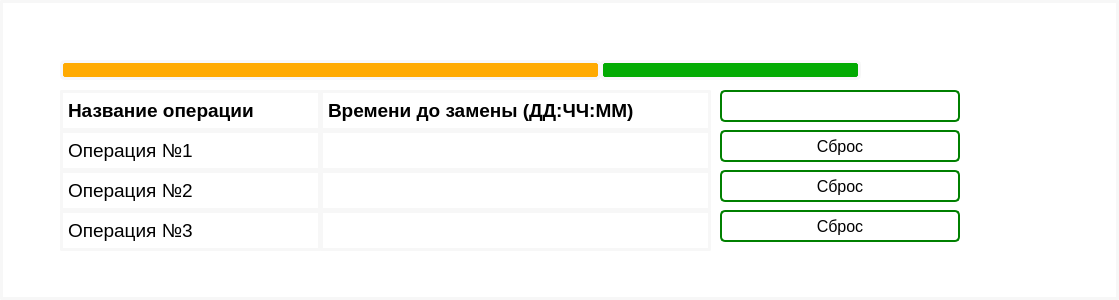
<?xml version="1.0" encoding="UTF-8"?>
<ui version="4.0">
 <class>Form</class>
 <widget class="QWidget" name="Form">
  <property name="geometry">
   <rect>
    <x>0</x>
    <y>0</y>
    <width>1119</width>
    <height>300</height>
   </rect>
  </property>
  <property name="windowTitle">
   <string>Form</string>
  </property>
  <property name="styleSheet">
   <string notr="true">background-color: white ;
border-radius:2px;
border: 3px solid rgb(247, 247, 247);</string>
  </property>
  <widget class="QFrame" name="frame_2">
   <property name="geometry">
    <rect>
     <x>60</x>
     <y>60</y>
     <width>541</width>
     <height>20</height>
    </rect>
   </property>
   <property name="maximumSize">
    <size>
     <width>16777215</width>
     <height>20</height>
    </size>
   </property>
   <property name="styleSheet">
    <string notr="true">background-color: rgb(255, 170, 0);
border-radius:5px;</string>
   </property>
   <property name="frameShape">
    <enum>QFrame::StyledPanel</enum>
   </property>
   <property name="frameShadow">
    <enum>QFrame::Raised</enum>
   </property>
  </widget>
  <widget class="QPushButton" name="stat_buttom_3">
   <property name="geometry">
    <rect>
     <x>720</x>
     <y>210</y>
     <width>240</width>
     <height>32</height>
    </rect>
   </property>
   <property name="font">
    <font>
     <family>Segoe UI</family>
     <pointsize>12</pointsize>
    </font>
   </property>
   <property name="styleSheet">
    <string notr="true">QPushButton {
	background-color: white ;
	border-radius:5px;
	color: black;
	border: 2px solid rgb(247, 247, 247);
	border-color: green
}

QPushButton:hover {
	border: 2px solid rgb(247, 247, 247);
	border-color: orange;
}

QPushButton:pressed {
	background-color: rgb(88, 88, 88);
}
</string>
   </property>
   <property name="text">
    <string>Сброс</string>
   </property>
  </widget>
  <widget class="QPushButton" name="stat_buttom_4">
   <property name="geometry">
    <rect>
     <x>720</x>
     <y>90</y>
     <width>240</width>
     <height>32</height>
    </rect>
   </property>
   <property name="font">
    <font>
     <family>Segoe UI</family>
     <pointsize>12</pointsize>
    </font>
   </property>
   <property name="styleSheet">
    <string notr="true">QPushButton {
	background-color: white ;
	border-radius:5px;
	color: black;
	border: 2px solid rgb(247, 247, 247);
	border-color: green
}

QPushButton:hover {
	border: 2px solid rgb(247, 247, 247);
	border-color: orange;
}

QPushButton:pressed {
	background-color: rgb(88, 88, 88);
}
</string>
   </property>
   <property name="text">
    <string/>
   </property>
  </widget>
  <widget class="QLabel" name="label_64">
   <property name="geometry">
    <rect>
     <x>320</x>
     <y>170</y>
     <width>391</width>
     <height>41</height>
    </rect>
   </property>
   <property name="font">
    <font>
     <family>Segoe UI</family>
     <pointsize>14</pointsize>
    </font>
   </property>
   <property name="text">
    <string/>
   </property>
  </widget>
  <widget class="QLabel" name="label_65">
   <property name="geometry">
    <rect>
     <x>60</x>
     <y>170</y>
     <width>261</width>
     <height>41</height>
    </rect>
   </property>
   <property name="font">
    <font>
     <family>Segoe UI</family>
     <pointsize>14</pointsize>
    </font>
   </property>
   <property name="text">
    <string>Операция №2</string>
   </property>
  </widget>
  <widget class="QLabel" name="label_62">
   <property name="geometry">
    <rect>
     <x>320</x>
     <y>210</y>
     <width>391</width>
     <height>41</height>
    </rect>
   </property>
   <property name="font">
    <font>
     <family>Segoe UI</family>
     <pointsize>14</pointsize>
    </font>
   </property>
   <property name="text">
    <string/>
   </property>
  </widget>
  <widget class="QLabel" name="operation_1">
   <property name="geometry">
    <rect>
     <x>320</x>
     <y>130</y>
     <width>391</width>
     <height>41</height>
    </rect>
   </property>
   <property name="font">
    <font>
     <family>Segoe UI</family>
     <pointsize>14</pointsize>
    </font>
   </property>
   <property name="text">
    <string/>
   </property>
  </widget>
  <widget class="QLabel" name="label_67">
   <property name="geometry">
    <rect>
     <x>60</x>
     <y>90</y>
     <width>261</width>
     <height>41</height>
    </rect>
   </property>
   <property name="font">
    <font>
     <family>Segoe UI</family>
     <pointsize>14</pointsize>
     <weight>75</weight>
     <bold>true</bold>
    </font>
   </property>
   <property name="text">
    <string>Название операции</string>
   </property>
  </widget>
  <widget class="QPushButton" name="stat_buttom_2">
   <property name="geometry">
    <rect>
     <x>720</x>
     <y>170</y>
     <width>240</width>
     <height>32</height>
    </rect>
   </property>
   <property name="font">
    <font>
     <family>Segoe UI</family>
     <pointsize>12</pointsize>
    </font>
   </property>
   <property name="styleSheet">
    <string notr="true">QPushButton {
	background-color: white ;
	border-radius:5px;
	color: black;
	border: 2px solid rgb(247, 247, 247);
	border-color: green
}

QPushButton:hover {
	border: 2px solid rgb(247, 247, 247);
	border-color: orange;
}

QPushButton:pressed {
	background-color: rgb(88, 88, 88);
}
</string>
   </property>
   <property name="text">
    <string>Сброс</string>
   </property>
  </widget>
  <widget class="QFrame" name="frame_3">
   <property name="geometry">
    <rect>
     <x>600</x>
     <y>60</y>
     <width>261</width>
     <height>20</height>
    </rect>
   </property>
   <property name="maximumSize">
    <size>
     <width>16777215</width>
     <height>20</height>
    </size>
   </property>
   <property name="styleSheet">
    <string notr="true">background-color: rgb(0, 170, 0);
border-radius:5px;</string>
   </property>
   <property name="frameShape">
    <enum>QFrame::StyledPanel</enum>
   </property>
   <property name="frameShadow">
    <enum>QFrame::Raised</enum>
   </property>
  </widget>
  <widget class="QLabel" name="label_63">
   <property name="geometry">
    <rect>
     <x>60</x>
     <y>210</y>
     <width>261</width>
     <height>41</height>
    </rect>
   </property>
   <property name="font">
    <font>
     <family>Segoe UI</family>
     <pointsize>14</pointsize>
    </font>
   </property>
   <property name="text">
    <string>Операция №3</string>
   </property>
  </widget>
  <widget class="QLabel" name="label_66">
   <property name="geometry">
    <rect>
     <x>60</x>
     <y>130</y>
     <width>261</width>
     <height>41</height>
    </rect>
   </property>
   <property name="font">
    <font>
     <family>Segoe UI</family>
     <pointsize>14</pointsize>
    </font>
   </property>
   <property name="text">
    <string>Операция №1</string>
   </property>
  </widget>
  <widget class="QLabel" name="label_68">
   <property name="geometry">
    <rect>
     <x>320</x>
     <y>90</y>
     <width>391</width>
     <height>41</height>
    </rect>
   </property>
   <property name="font">
    <font>
     <family>Segoe UI</family>
     <pointsize>14</pointsize>
     <weight>75</weight>
     <bold>true</bold>
    </font>
   </property>
   <property name="text">
    <string>Времени до замены (ДД:ЧЧ:ММ)</string>
   </property>
  </widget>
  <widget class="QPushButton" name="operation_1_reset">
   <property name="geometry">
    <rect>
     <x>720</x>
     <y>130</y>
     <width>240</width>
     <height>32</height>
    </rect>
   </property>
   <property name="font">
    <font>
     <family>Segoe UI</family>
     <pointsize>12</pointsize>
    </font>
   </property>
   <property name="styleSheet">
    <string notr="true">QPushButton {
	background-color: white ;
	border-radius:5px;
	color: black;
	border: 2px solid rgb(247, 247, 247);
	border-color: green
}

QPushButton:hover {
	border: 2px solid rgb(247, 247, 247);
	border-color: orange;
}

QPushButton:pressed {
	background-color: rgb(88, 88, 88);
}
</string>
   </property>
   <property name="text">
    <string>Сброс</string>
   </property>
  </widget>
 </widget>
 <resources/>
 <connections/>
</ui>
